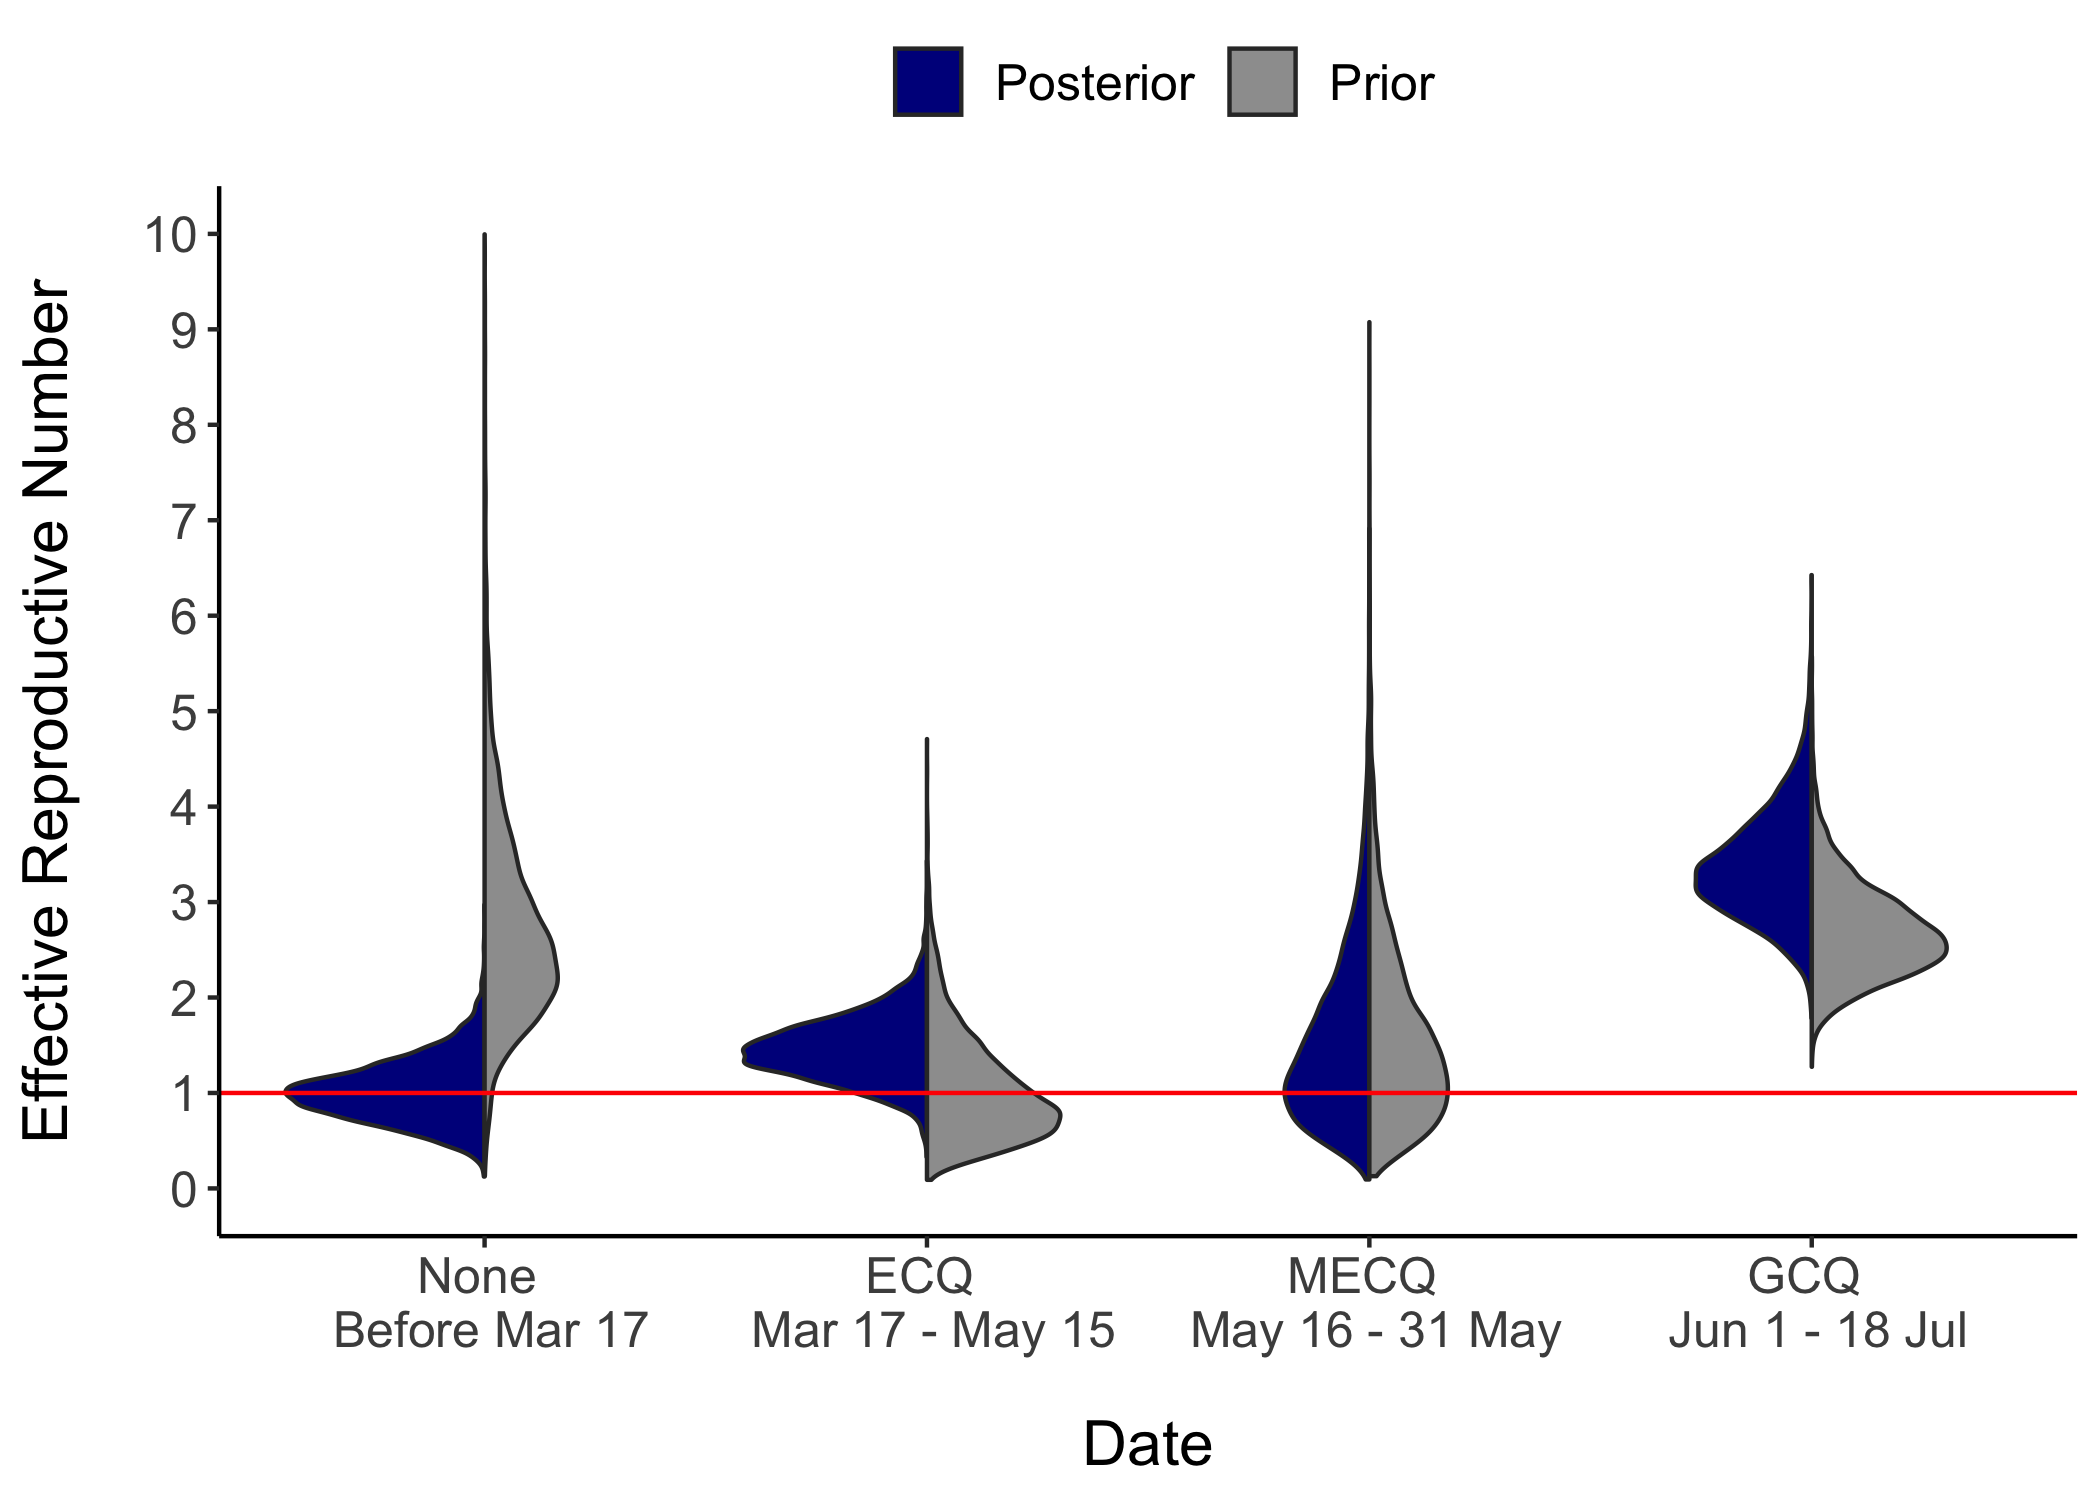

The R source for this figure:
# Library
library(beastio)
library(ggplot2)
library(tidyr)
library(lubridate) 
library(scales)
library(tidyverse)
library(forcats)
library(hrbrthemes)
library(viridis)
library(see)

# Read logfiles
res1 = readLog(filename = "ncr-bdsky-int-post.log", 
              burnin = 0.1, 
              maxsamples = -1, 
              as.mcmc =FALSE, 
              burninAsSamples = FALSE)
res2 = readLog(filename = "ncr-bdsky-int-prior.log", 
              burnin = 0.1, 
              maxsamples = -1, 
              as.mcmc =FALSE, 
              burninAsSamples = FALSE)

# Create dataframe
data1 <- res1[, c("reproductiveNumber_BDSKY_Serial.1", "reproductiveNumber_BDSKY_Serial.2", "reproductiveNumber_BDSKY_Serial.3", "reproductiveNumber_BDSKY_Serial.4")]
colnames(data1) <- c("None.post", "ECQ.post", "MECQ.post", "GCQ.post")
data2 <- res2[, c("reproductiveNumber_BDSKY_Serial.1", "reproductiveNumber_BDSKY_Serial.2", "reproductiveNumber_BDSKY_Serial.3", "reproductiveNumber_BDSKY_Serial.4")]
colnames(data2) <- c("None.prior", "ECQ.prior", "MECQ.prior", "GCQ.prior")
data <-  data.frame(data1, data2)

# Tidy
data_tidy <- gather(data, condition, rep, None.post:GCQ.prior, factor_key=TRUE)

# Separate prior and posterior
data_tidy$distribution <- ifelse(grepl("post",data_tidy$condition),'Posterior','Prior')

# Separate intervals
data_tidy$interval <- ""
data_tidy$interval <- ifelse(grepl("None",data_tidy$condition),'None0000', data_tidy$interval)
data_tidy$interval <- ifelse(grepl("ECQ",data_tidy$condition),'ECQ', data_tidy$interval)
data_tidy$interval <- ifelse(grepl("MECQ",data_tidy$condition),'MECQ', data_tidy$interval)
data_tidy$interval <- ifelse(grepl("GCQ",data_tidy$condition),'GCQ', data_tidy$interval)
data_tidy$interval <- ifelse(grepl("None0000",data_tidy$interval),'None', data_tidy$interval)


# Define function for splitting violion plots, source: https://stackoverflow.com/questions/35717353/split-violin-plot-with-ggplot2
GeomSplitViolin <- ggproto("GeomSplitViolin", GeomViolin, 
                           draw_group = function(self, data, ..., draw_quantiles = NULL) {
                             data <- transform(data, xminv = x - violinwidth * (x - xmin), xmaxv = x + violinwidth * (xmax - x))
                             grp <- data[1, "group"]
                             newdata <- plyr::arrange(transform(data, x = if (grp %% 2 == 1) xminv else xmaxv), if (grp %% 2 == 1) y else -y)
                             newdata <- rbind(newdata[1, ], newdata, newdata[nrow(newdata), ], newdata[1, ])
                             newdata[c(1, nrow(newdata) - 1, nrow(newdata)), "x"] <- round(newdata[1, "x"])
                             
                             if (length(draw_quantiles) > 0 & !scales::zero_range(range(data$y))) {
                               stopifnot(all(draw_quantiles >= 0), all(draw_quantiles <=
                                                                         1))
                               quantiles <- ggplot2:::create_quantile_segment_frame(data, draw_quantiles)
                               aesthetics <- data[rep(1, nrow(quantiles)), setdiff(names(data), c("x", "y")), drop = FALSE]
                               aesthetics$alpha <- rep(1, nrow(quantiles))
                               both <- cbind(quantiles, aesthetics)
                               quantile_grob <- GeomPath$draw_panel(both, ...)
                               ggplot2:::ggname("geom_split_violin", grid::grobTree(GeomPolygon$draw_panel(newdata, ...), quantile_grob))
                             }
                             else {
                               ggplot2:::ggname("geom_split_violin", GeomPolygon$draw_panel(newdata, ...))
                             }
                           })

geom_split_violin <- function(mapping = NULL, data = NULL, stat = "ydensity", position = "identity", ..., 
                              draw_quantiles = NULL, trim = TRUE, scale = "area", na.rm = FALSE, 
                              show.legend = NA, inherit.aes = TRUE) {
  layer(data = data, mapping = mapping, stat = stat, geom = GeomSplitViolin, 
        position = position, show.legend = show.legend, inherit.aes = inherit.aes, 
        params = list(trim = trim, scale = scale, draw_quantiles = draw_quantiles, na.rm = na.rm, ...))
}

# Plot violin plot
data_tidy$interval <- factor(data_tidy$interval, levels = c('None','ECQ', 'MECQ','GCQ'), ordered = TRUE)
p <- ggplot(data_tidy, aes(x=interval, y=rep, fill=distribution)) + geom_split_violin() +
  theme_classic() +
  xlab("Date") +
  ylab("Effective Reproductive Number") +
  scale_y_continuous(breaks = seq(0, 10, by = 1), limits = c(0,10)) +
  scale_fill_manual(values=c("darkblue", "8c8c8c")) +
  scale_x_discrete(labels = c('None \n Before Mar 17','ECQ \n Mar 17 - May 15', 'MECQ \n May 16 - 31 May','GCQ \n Jun 1 - 18 Jul')) +
  geom_hline(yintercept = 1.0, linetype = 1, color = "red") +
  theme(legend.position="top", legend.box = "horizontal", legend.title = element_blank(),
        text = element_text(size=15),
        axis.title.y = element_text(margin = margin(t = 0, r = 15, b = 0, l = 0)),
        axis.title.x = element_text(margin = margin(t = 15, r = 0, b = 0, l = 0)))

# Save plot
ggsave(plot = p,
       filename = "ncr-bdsky-int.png",
       width = 7, height = 5, units = "in", dpi = 300)